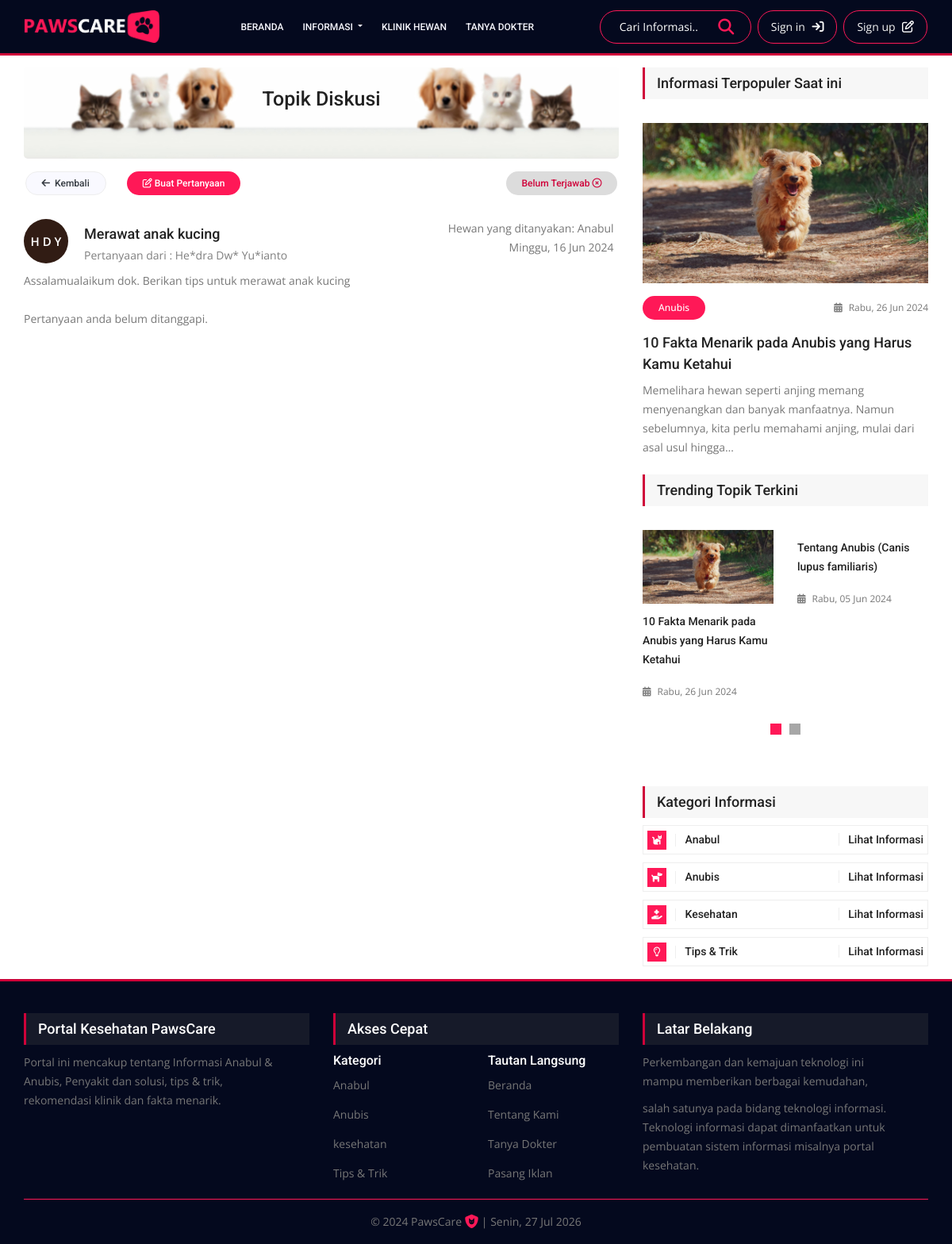
The app's page /komunitas/lihat_pertanyaan/5 with its own data.
### tables this page shows
CREATE TABLE `tanya` (
  `id_tanya` int(11) NOT NULL,
  `nama` varchar(100) NOT NULL,
  `email` varchar(100) NOT NULL,
  `hewan` varchar(100) NOT NULL,
  `pertanyaan` text NOT NULL,
  `tanggapan` text NOT NULL,
  `date` date NOT NULL DEFAULT current_timestamp(),
  `judul_pertanyaan` varchar(100) NOT NULL,
  `nama_dokter` varchar(100) NOT NULL
);

CREATE TABLE `posting` (
  `id` int(11) NOT NULL,
  `title` varchar(255) NOT NULL,
  `seo_title` varchar(255) NOT NULL,
  `content` text NOT NULL,
  `featured` char(1) NOT NULL,
  `choice` char(1) NOT NULL,
  `thread` char(1) NOT NULL,
  `id_category` int(11) NOT NULL,
  `photo` varchar(255) NOT NULL,
  `is_active` char(1) NOT NULL,
  `date` date NOT NULL,
  `sumber_gambar` varchar(255) NOT NULL,
  `sumber_informasi` varchar(255) NOT NULL
);

CREATE TABLE `category` (
  `id` int(11) NOT NULL,
  `category_name` varchar(100) NOT NULL,
  `slug` varchar(255) NOT NULL,
  `is_active` char(1) NOT NULL
);

### application/controllers/Komunitas.php (called while the page is built, shortened)
<?php
class Komunitas extends CI_Controller {
    public function __construct()
    {
        $this->load->model('my_model', 'my', true);
        $this->load->model('identity_model', 'identity');
        $this->load->model('posting_model', 'posting');
        $this->load->model('category_model', 'category');
        $this->load->model('komunitas_model', 'komunitas');
        $this->load->model('iklan_model','iklan');
        $this->load->library('pagination');
    }
    public function lihat_pertanyaan($id_tanya) {
        $row = $this->komunitas->getPertanyaanById($id_tanya);
        if ($row) {
            $data['komunitas']   = $row;
            $data['title']       = $row->judul_pertanyaan;
            $data['favicon']     = $this->identity->getIdentity();
            $data['popular']     = $this->posting->getMostPopular();
            $data['trending']    = $this->posting->getThread();
            $data['category']    = $this->category->getCategory();
            $data['video_game']  = $this->posting->getVideoGames();
            $data['sensor']      = $this->komunitas->sensor($id_tanya);
            $data['satuhuruf']   = $this->komunitas->satuhuruf($id_tanya);
            $data['satunomor']   = $this->komunitas->satunomor($id_tanya);
            $data['validasi']    = $this->komunitas->validasi($id_tanya);
            $data['randomcolor'] = $this->komunitas->randomcolor($id_tanya);
            $data['page']        = 'tanya_detail';
            $this->load->view('front/layouts/app', $data);
        } else {
            redirect(base_url('home'));
        }
    }
}

### index.php (called while the page is built, shortened)
<?php
require_once BASEPATH.'core/CodeIgniter.php';

### application/helpers/dateindo_helper.php (called while the page is built, shortened)
<?php
function mediumdate_indo($tgl, $tambah_hari = 0){
   $ubah = gmdate($tgl, time()+60*60*8);
   $ubah = date('Y-m-d', strtotime("+$tambah_hari days", strtotime($ubah)));
   $nama_hari = medium_hari(date('N', strtotime($ubah)));
   $pecah = explode("-",$ubah);
   $tanggal = $pecah[2];
   $bulan = medium_bulan($pecah[1]);
   $tahun = $pecah[0];
   return $nama_hari . ', ' . $tanggal . ' ' . $bulan . ' ' . $tahun;
}
function medium_hari($hari){
   switch ($hari)
   {
      case 1:
         return "Senin";
         break;
      case 3:
         return "Rabu";
         break;
      case 7:
         return "Minggu";
         break;
   }
}
function medium_bulan($bln){
   switch ($bln)
   {
      case 6:
         return "Jun";
         break;
      case 7:
         return "Jul";
         break;
   }
}

### application/models/Posting_model.php (called while the page is built, shortened)
<?php
class Posting_model extends CI_Model {
   public function getThread()
   {
      $this->db->from('posting');
      $this->db->join('category', 'category.id = posting. id_category');
      $this->db->where('thread', 'Y');
      $this->db->where('posting.is_active', 'Y');
      $this->db->order_by('posting.id', 'desc');
      $this->db->limit(4);
      return $this->db->get()->result();
   }
   public function getMostPopular()
   {
      $this->db->from('posting');
      $this->db->join('category', 'category.id = posting. id_category');
      $this->db->where('thread', 'Y');
      $this->db->where('posting.is_active', 'Y');
      $this->db->order_by('posting.id', 'desc');
      $this->db->limit(1);
      return $this->db->get()->row();
   }
   public function getVideoGames()
   {
      $this->db->from('posting');
      $this->db->join('category', 'category.id = posting. id_category');
      $this->db->where('category.slug', 'kesehatan');
      $this->db->where('posting.is_active', 'Y');
      $this->db->order_by('posting.id', 'desc');
      $this->db->limit(5);
      return $this->db->get()->result();
   }
}

### application/models/Category_model.php (called while the page is built, shortened)
<?php
class Category_model extends CI_Model {
   private $table = 'category';
   public function getCategory()
   {
      return $this->db->get($this->table)->result();
   }
}

### application/views/front/pages/tanya_detail.php (the view)
<section class="news_area mt-9">
   <div class="container">
      <div class="row">
         <div class="col-lg-8">
            <div class="main_blog_details">
               <img class="img-komunitas" src="<?= base_url("images/posting/komunitas.jpg") ?>" alt="">
               <h4 class="judul_halaman">Topik Diskusi</h4>
                  <div class="row topik_diskusi">
                     <a class="back_btn col-mb-6 mt-3 text-dark" href="<?=base_url('komunitas')?>"><i class="fa-solid fa-arrow-left"></i> &nbsp;Kembali</a>
                     <a class="gad_btn col-mb-6 mt-3 ml-3" href="<?=base_url('komunitas/tanya')?>"><i class="fa-regular fa-pen-to-square"></i> Buat Pertanyaan</a>
                     <?= validasi_tanggapan($komunitas->tanggapan);?>
                  </div>
                  <div class="user-topic line-btm mb-4">
                    <div class="user-topic-info">
                         <div id="profileAvatar" class="user-topic-pic" style="background-color:<?= randomcolor_nama ($komunitas->nama); ?>"><?= satuhuruf_nama ($komunitas->nama); ?></div>
                         <div class="user-topic-title">
                              <h4><?= $komunitas->judul_pertanyaan?></h4>
                              <span class="small-text text-light-grey">Pertanyaan dari : <?= sensor_nama($komunitas->nama);?></span>
                         </div>
                         <div class="user-topic-count">
                              <div class="small-text">Hewan yang ditanyakan: <?=($komunitas->hewan)?></div>
                              <div class="small-text"><?= mediumdate_indo($komunitas->date)?></div>
                         </div>
                    </div>
                    <div class="news_details"><p><?= $komunitas->pertanyaan?></p></div>
               </div>
               <?php if(isset($komunitas->tanggapan) && !empty($komunitas->tanggapan)): ?>
               <div class="doctor-topic">
                  <p><b>Dijawab Oleh :</b></p>
                  <div class="doctor-topic-info">
                     <div id="profileAvatar" class="user-topic-pic" style="background-color:yellowgreen;">
                        <i class="fa-solid fa-2x fa-user-doctor"></i>
                     </div>
                     <div class="user-topic-title">
                        <h4>dr. <?= $komunitas->nama_dokter?></h4>
                        <p class="dokter_hewan">Dokter Hewan</p>
                     </div>
                     <div class="user-topic-count">
                        <div class="small-text"><?= mediumdate_indo($komunitas->date) ?></div>
                     </div>
                     <br>
                  </div>
                  <div class="news_details">
                     <p>Halo, <?= $komunitas->nama?> - <?= $komunitas->tanggapan?></p>
                  </div>
                  <div class="news_details">
                     <p>Semoga dapat membantu yaa.</p>
                  </div>
               </div>
            <?php else: ?>
               <p>Pertanyaan anda belum ditanggapi.</p>
               <?php endif; ?>
            </div>
         </div>
         <?php $this->load->view('front/layouts/_sidebar', $trending) ?>
      </div>
   </div>
</section>

### application/views/front/layouts/_sidebar.php
<div class="col-lg-4">
   <div class="right_sidebar">
      <aside class="r_widgets news_widgets">
         <div class="main_title2">
            <h2>Informasi Terpopuler Saat ini</h2>
         </div>
         <div class="choice_item">
            <img class="img-fluid" src="<?= base_url("images/posting/$popular->photo") ?>" alt="">
            <div class="choice_text">
               <div class="date">
                  <a class="gad_btn" href="<?= base_url("blog/category/$popular->slug") ?>"><?= $popular->category_name ?></a>
                  <a href="#" class="float-right"><i class="fa fa-calendar-days" aria-hidden="true"></i><?= mediumdate_indo($popular->date) ?></a>
               </div>
               <a href="<?= base_url("blog/read/$popular->seo_title") ?>"><h4><?= $popular->title ?></h4></a>
               <p><?= character_limiter($popular->content, 150) ?></p>
            </div>
         </div>
         <div class="main_title2">
            <h2>Trending Topik Terkini</h2>
         </div>
         <div class="news_slider owl-carousel">
            <?php foreach($trending as $t) : ?>
               <div class="item">
                  <div class="choice_item">
                     <img src="<?= base_url('images/posting/' . $t->photo) ?>" alt="">
                     <div class="choice_text">
                        <a href="<?= base_url("blog/read/$t->seo_title") ?>">
                           <h4><?= $t->title ?></h4>
                        </a>
                        <div class="date">
                           <a href="<?= base_url("blog/read/$t->seo_title") ?>"><i class="fa fa-calendar-days" aria-hidden="true"></i><?= mediumdate_indo($t->date) ?></a>
                        </div>
                     </div>
                  </div>
               </div>
            <?php endforeach ?>
         </div>
      </aside>
      <aside class="r_widgets social_widgets mt-5">
         <div class="main_title2">
            <h2>Kategori Informasi</h2>
         </div>
         <ul class="list">
            <li><a href="<?= base_url('blog/category/anabul')?>"><i class="fa fa-cat"></i> Anabul<span>Lihat Informasi</span></a></li>
            <li><a href="<?= base_url('blog/category/anubis')?>"><i class="fa fa-dog"></i> Anubis<span>Lihat Informasi</span></a></li>
            <li><a href="<?= base_url('blog/category/kesehatan')?>"><i class="fa fa-hand-holding-medical"></i> Kesehatan<span>Lihat Informasi</span></a></li>
            <li><a href="<?= base_url('blog/category/tips-trik')?>"><i class="fa-regular fa-lightbulb"></i> Tips & Trik<span>Lihat Informasi</span></a></li>
         </ul>
      </aside>
   </div>
</div>

### application/views/front/layouts/_footer.php
<footer class="footer-area mt-3">
   <div class="container">
      <div class="row f_widgets_inner">
         <div class="col-lg-4 col-md-6 col-sm-6">
            <div class="single-footer-widget ab_widgets">
               <div class="f_title">
                  <h3>Portal Kesehatan PawsCare</h3>
               </div>
               <p>Portal ini mencakup tentang Informasi Anabul & Anubis, Penyakit dan solusi, tips &  trik, rekomendasi klinik  dan fakta menarik.</p>
            </div>
         </div>
         <div class="col-lg-4 col-md-6 col-sm-6">
            <div class="single-footer-widget">
               <div class="f_title">
                  <h3>Akses Cepat</h3>
               </div>
               <div class="row">
                  <div class="col-6 bawahan">
                     <h5 style="color: white">Kategori</h5>
                     <ul class="list mt-1 bawahan">
                        <?php foreach($category as $c) : ?>
                           <li><a href="<?= base_url("blog/category/$c->slug") ?>"><?= $c->category_name ?></a></li>
                        <?php endforeach ?>
                     </ul>
                  </div>
                  <div class="col-6 bawahan-kanan">
                     <h5 style="color: white">Tautan Langsung</h5>
                     <ul class="list mt-1 bawahan-kanan">
                        <li><a href="<?= base_url('home') ?>">Beranda</a></li>
                        <li><a href="<?= base_url('home/tentang') ?>">Tentang Kami</a></li>
                        <li><a href="<?= base_url('komunitas') ?>">Tanya Dokter</a></li>
                        <li><a href="https://wa.me/628997785724" target="_blank">Pasang Iklan</a></li>
                     </ul>
                  </div>
               </div>
            </div>
         </div>
         <div class="col-lg-4 col-md-6">
            <div class="single-footer-widget m_news_widgets">
               <div class="f_title">
                  <h3>Latar Belakang</h3>
               </div>
               <div class ="latar-belakang">
                  <p>Perkembangan dan kemajuan teknologi ini mampu memberikan berbagai kemudahan,</p>
                  <p> salah satunya pada bidang teknologi informasi. Teknologi informasi dapat dimanfaatkan untuk pembuatan sistem informasi misalnya portal kesehatan.</p>
               </div>
            </div>
         </div>
      </div>
      <div class="row footer-bottom d-flex justify-content-between align-items-center">
         <div class="col-lg-12">
            <div class="f_boder"></div>
            <p class="footer text-center mt-3">
               &copy; 2024 PawsCare <i class="fa fa-lg fa-shield-cat" style="color:#ff1857;"></i> | <?= mediumdate_indo('Y-m-d'); ?> </p>
            </div>
         </div>
      </div>
   </footer>

### records on screen
tanya: nama "H D Y", judul_pertanyaan "Merawat anak kucing", nama "He*dra Dw* Yu*ianto", hewan "Anabul", date "Minggu, 16 Jun 2024", pertanyaan "Assalamualaikum dok. Berikan tips untuk merawat anak kucing"
posting: photo (picture), id_category.category_name "Anubis", date "Rabu, 26 Jun 2024", title "10 Fakta Menarik pada Anubis yang Harus Kamu Ketahui", content "Memelihara hewan seperti anjing memang menyenangkan dan banyak manfaatnya. Namun sebelumnya, kita perlu memahami anjing, mulai dari asal usul hingga…"
posting: title "Tentang Anubis (Canis lupus familiaris)", date "Rabu, 05 Jun 2024"
category: category_name "Anabul"
category: category_name "Anubis"
category: category_name "kesehatan"
category: category_name "Tips & Trik"

### other values on screen
mediumdate_indo('Y-m-d') "Senin, 27 Jul 2026"
